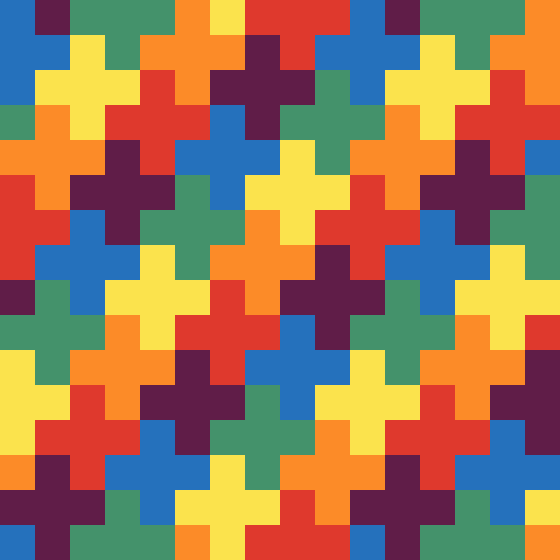
Frame 1 (no input)
Frame 2 (the mouse pressed at the canvas centre, redrawn once): identical to frame 1, image omitted

The Processing sketch that drew this single still picture (run headless with seeded random() and noise(); the mouse was pressed at the canvas centre and the sketch redrawn once):

// Processing sketch: morellet
// ── morellet.pde
// Repro of "Violet, Bleu, Vert, Jaune, Orange, Rouge" by François Morellet
// See: https://www.centrepompidou.fr/cpv/resource/cxx585o/ryjG5EL

int tile_size = 35;

color violet =  #601d48;
color bleu = #2571bc;
color vert = #44926b;
color jaune = #fbe34d;
color orange = #fc8b28;
color rouge = #df392d;

void setup() {
    // 16 rows and cols = 560px;
    size(560, 560);
    noLoop();
}

void draw() {
    background(#ffffff);

    int start_col = -10;
    for (int row = -2; row < 16; row += 3) {
        for(int col = start_col; col < 19; col += 10) {
            drawCross(row, col, violet);
            drawCross(row + 1, col + 2, vert);
            drawCross(row + 2, col + 4, orange);
            drawCross(row, col + 5, jaune);
            drawCross(row + 1, col + 7, rouge);
            drawCross(row + 2, col + 9, bleu);
        }
        start_col -= 4;
    }
}

void keyPressed() {
    if (key == ' ') {
        redraw();
    } else if (key == 's' || key == 'S') {
        save("out.png");
    }
}

void square(int x, int y, int extent) {
    rect(x, y, extent, extent);
}

void drawCross(int row, int col, color c) {
    noStroke();
    fill(c);

    int x = col * tile_size;
    int y = row * tile_size;

    square(x + tile_size, y, tile_size);
    square(x, y + tile_size, tile_size);
    square(x + tile_size, y + tile_size, tile_size);
    square(x + tile_size * 2, y + tile_size, tile_size);
    square(x + tile_size, y + tile_size * 2, tile_size);
}
